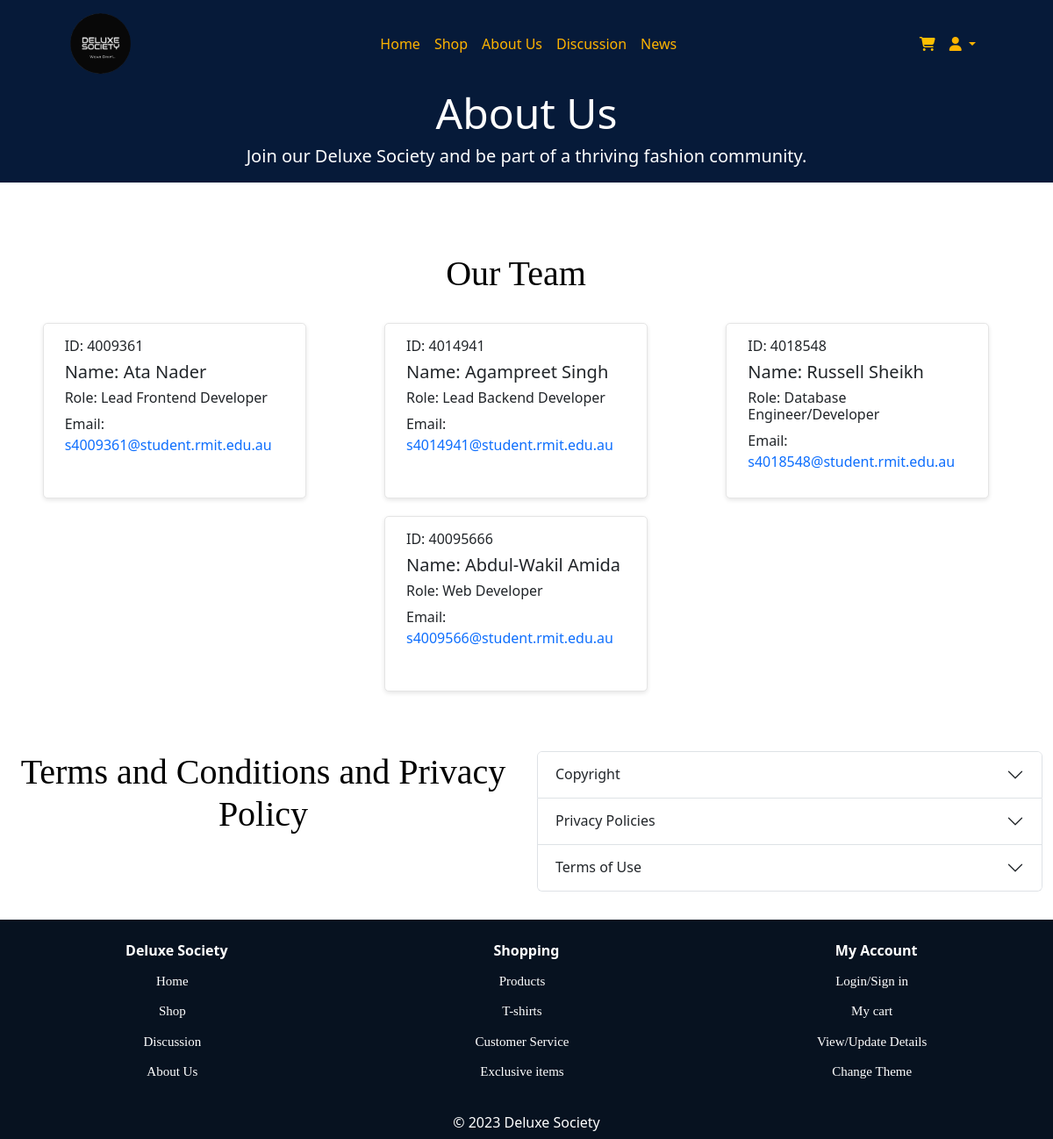
/pages/aboutUs.php, run on the app's committed database.
### tables this page shows
CREATE TABLE `Team` (
  `studentID` int(11) NOT NULL,
  `studentName` varchar(100) NOT NULL,
  `studentRole` varchar(100) NOT NULL,
  `studentEmail` varchar(100) DEFAULT NULL,
  PRIMARY KEY (`studentID`)
);

### pages/aboutUs.php (the view, shortened to what this page needs)
<?php
require_once(__DIR__ . '/../scripts/functions.php');
try {
    $conn = new PDO("mysql:host=$servername;dbname=id21523447_db", $username, $password);
    $conn->setAttribute(PDO::ATTR_ERRMODE, PDO::ERRMODE_EXCEPTION);
} catch (PDOException $e) {
    echo "Connection failed: " . $e->getMessage();
}
try {
    $stmt = $conn->prepare("SELECT studentID, studentName, studentRole, studentEmail FROM Team");
    $stmt->execute();
    $result = $stmt->fetchAll();
} catch (PDOException $e) {
    echo "Error: " . $e->getMessage();
}
?>
<!DOCTYPE html>
<html lang="en">
<head>
    <link href="https://cdn.jsdelivr.net/npm/bootstrap@5.3.2/dist/css/bootstrap.min.css" rel="stylesheet">
    <link rel="stylesheet" href="../assets/css/style.css">
    <link rel="stylesheet" href="../assets/css/thread.css">
</head>
<body>
    <?= templateNavBar() ?>
    <div id="underNavBar" style="background:#061A39; color:white; padding-bottom: 10px; margin-bottom:3.5rem;">
        <h1 class="display-5 text-center">About Us</h1>
        <h2 class="lead text-center">Join our Deluxe Society and be part of a thriving fashion community.</h2>
    </div>
    <br>
    <div class="row container-fluid">
        <div class="col">
            <h1 class="text-center mb-5" style="font-family: cursive;">Our Team</h1>
            <div class="row row-cols-1 row-cols-md-2 row-cols-lg-4 g-3">
                <?php foreach ($result as $row) : ?>
                    <div class="card mx-auto" style="min-height:200px; max-height:450px; min-width:300px; max-width:300px;">
                        <div class="card-body">
                            <div class="media forum-item">
                                <h6 class="text-title">ID: <?= $row['studentID'] ?></h6>
                            </div>
                            <div class="media-body">
                                <h5><a href="#" class="text-body">Name: <?= $row['studentName'] ?></a></h5>
                                <h6><a href="#" class="text-body">Role: <?= $row['studentRole'] ?></a></h6>
                                <p class="text">Email: <a href="mailto:<?= $row['studentEmail'] ?>"><?= ' ', $row['studentEmail'] ?></a></p>
                            </div>
                        </div>
                    </div>
                <?php endforeach; ?>
            </div>
        </div>
    </div>
    <div class="row">
        <div class="col">
            <div class="container-fluid mt-5">
                <div class="row">
                    <div class="col-md-6 text-center">
                        <h1 class="mb-4" style="font-family: cursive;">Terms and Conditions and Privacy Policy</h1>
                    </div>
                    <div class="col-md-6">
                        <div class="accordion" id="termsPrivacyAccordion">
                            <div class="accordion-item">
                                <h2 class="accordion-header" id="copyrightHeading">
                                    <button class="accordion-button collapsed" type="button" data-bs-toggle="collapse" data-bs-target="#copyrightCollapse" aria-expanded="true" aria-controls="copyrightCollapse">
                                        Copyright
                                    </button>
                                </h2>
                            </div>
                            <div class="accordion-item">
                                <h2 class="accordion-header" id="privacyHeading">
                                    <button class="accordion-button collapsed" type="button" data-bs-toggle="collapse" data-bs-target="#privacyCollapse" aria-expanded="false" aria-controls="privacyCollapse">
                                        Privacy Policies
                                    </button>
                                </h2>
                            </div>
                            <div class="accordion-item">
                                <h2 class="accordion-header" id="termsHeading">
                                    <button class="accordion-button collapsed" type="button" data-bs-toggle="collapse" data-bs-target="#termsCollapse" aria-expanded="false" aria-controls="termsCollapse">
                                        Terms of Use
                                    </button>
                                </h2>
                            </div>
                        </div>
                    </div>
                </div>
            </div>
        </div>
    </div>
    <div class="footer">
        <div class="footer-left">
            <p><strong>Deluxe Society</strong></p>
            <p><a href="home.php">Home</a>
            <p><a href="shop.php">Shop</a>
            <p><a href="thread.php">Discussion</a>
            <p><a href="aboutUs.php">About Us</a></p>
        </div>
        <div class="footer-center">
            <p><strong>Shopping</strong></p>
            <p><a href="shop.php">Products</a>
            <p><a href="shop.php">T-shirts</a></p>
            <p><a href="aboutUs.php">Customer Service</a>
            <p><a href="shop.php">Exclusive items</a>
            <p><br>© 2023 Deluxe Society</p>
        </div>
        <div class="footer-right">
            <p><strong>My Account</strong></p>
            <p><a href="login.php">Login/Sign in</a></p>
            <p><a href="cart.php">My cart</a></p>
            <p><a href="profile.php">View/Update Details</a></p>
            <p><a href="profile.php">Change Theme</a></p>
        </div>
    </div>
</body>
</html>

### scripts/functions.php (shortened to what this page needs)
<?php
function templateNavBar()
{
    if (isset($_SESSION['username'])) {
        $user = $_SESSION['username'];
        $user = '"' . $user . '"';
        $servername = "localhost";
        $username = "id21523447_db";
        $password = "KJZVv99*%ac5";
        $conn = new PDO("mysql:host=$servername;dbname=id21523447_db", $username, $password);
        $conn->setAttribute(PDO::ATTR_ERRMODE, PDO::ERRMODE_EXCEPTION);
        $stmt = $conn->prepare("SELECT * FROM User WHERE userName = " . $user);
        $stmt->execute();
        $results = $stmt->fetch();
        $uAdmin = $results['isAdmin'];
        $adminLink = $uAdmin == 1 ? '<a class="dropdown-item" href="admin.php">Admin Page</a>' : '';
        $accountLink = '<a class="dropdown-item" href="profile.php">View Account</a>';
        $logoutLink = '<a class="dropdown-item" href="logout.php">Log Out</a>';
        $loginLink = '';
    } else {
        $accountLink = '';
        $logoutLink = '';
        $loginLink = '<a class="dropdown-item" href="login.php">Login</a>';
        $adminLink = '';
    }
    echo <<<EOT
    <nav class="navbar navbar-expand-sm navbar-dark content-wrapper">
        <a href="home.php"><img class="navbar-brand logo" src="../assets/images/Logo.png" alt="Brand Logo"></a>
        <ul class="navbar-nav mx-auto">
            <li class="nav-item">
                <a href="/" class="nav-link">Home</a>
            </li>
            <li class="nav-item">
                <a href="/shop" class="nav-link">Shop</a>
            </li>
            <li>
                <a href="/aboutUs" class="nav-link">About Us</a>
            </li>
            <li>
                <a href="/thread" class="nav-link">Discussion</a>
            </li>
            <li>
                <a href="/news" class="nav-link">News</a>
            </li>
        </ul>
        <ul class="navbar-nav ml-auto" id="dropdownNavbar">
            <li class="nav-item">
                <a class="nav-link" href="cart.php" id="navbarCart" role="button">
                    <i class="fa-solid fa-cart-shopping" style="color: #ffbf00;"></i>
                </a>
            </li>
            <li class="nav-item dropdown">
                <a class="nav-link dropdown-toggle" href="#" id="navbarAccount" role="button" data-bs-toggle="dropdown">
                    <i class="fa-solid fa-user" style="color: #ffb400;"></i>
                </a>
                <div class="dropdown-menu position-absolute start-50 translate-middle-x">
                    <a class="dropdown-item" href="cart.php">My Cart</a>
                    $accountLink
                    $loginLink
                    $adminLink
                    $logoutLink
                </div>
            </li>
        </ul>
    </nav>
EOT;
}

### assets/css/style.css (style rules this page uses)
.content-wrapper { padding: 10px 80px 10px 80px; }
.logo { height: 80px; }
.navbar { background-color: #061a39; }
.nav-link { color: #ffb400; }
body { overflow-x: hidden; }
a { text-decoration: none; }
.footer { display: grid; grid-template-columns: repeat(3, 1fr); grid-gap: 0px; background-color: #071220; color: rgb(255, 255, 255); padding: 2px; margin-top: 2rem; }
.footer-left, .footer-center, .footer-right { text-align: center; margin-top: 1rem; }
.footer p { margin: 0; padding: 5px 0; }
.footer a { color: rgb(255, 255, 255); text-decoration: none; font-family: "Montserrat, arial, san-serif"; font-size: 15px; margin-right: 10px; }
.footer-left p strong, .footer-center p strong, .footer-right p strong { font-weight: bold; }
body.light-mode { background-color: #fff; color: #000000; }

### assets/css/thread.css (style rules this page uses)
body { background-color: #f5f5f5; margin: 0; padding: 0; }
.card { background-color: #fff; border: 1px solid #e5e5e5; border-radius: 5px; box-shadow: 0 2px 5px rgba(0, 0, 0, 0.1); margin: 0 auto; margin-bottom: 20px; width: 80%; }
.card .media-body p { font-size: 1rem; margin: 0; }

### data on the page
team: studentID "4009361", studentName "Ata Nader", studentRole "Lead Frontend Developer", studentEmail "s4009361@student.rmit.edu.au"
team: studentID "4014941", studentName "Agampreet Singh", studentRole "Lead Backend Developer", studentEmail "s4014941@student.rmit.edu.au"
team: studentID "4018548", studentName "Russell Sheikh", studentRole "Database Engineer/Developer", studentEmail "s4018548@student.rmit.edu.au"
team: studentID "40095666", studentName "Abdul-Wakil Amida", studentRole "Web Developer", studentEmail "s4009566@student.rmit.edu.au"
